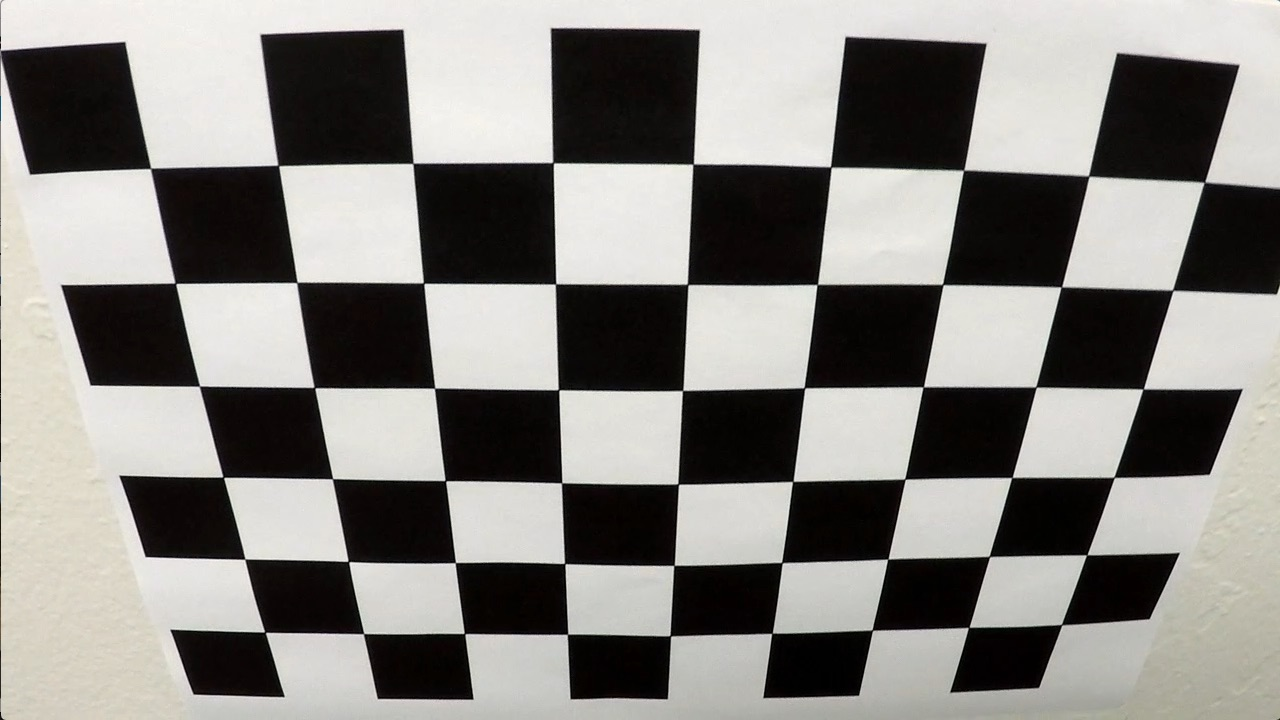
#> input picture camera_cal/test_image.jpg, 1280 x 720 px
$ jupyter execute --allow-errors NoteBook1.ipynb   (shell and % lines are left out)
#> lines starting #> are read from the running program, lines starting #| are printed output that depends on the picture
[cell 1]
import numpy as np
import cv2
import glob
import matplotlib.pyplot as plt
from mpl_toolkits.axes_grid1 import ImageGrid


# prepare object points, like (0,0,0), (1,0,0), (2,0,0) ....,(8,5,0)
objp = np.zeros((6*9,3), np.float32)
objp[:,:2] = np.mgrid[0:9, 0:6].T.reshape(-1,2)

# Arrays to store object points and image points from all the images.
objpoints = [] # 3d points in real world space
imgpoints = [] # 2d points in image plane.

# Make a list of calibration images
images = glob.glob('camera_cal/calibration*.jpg')

i = 0
fig = plt.figure(1, (30, 30))
grid = ImageGrid(fig, 111,  # similar to subplot(111)
                 nrows_ncols=(7, 3),  # creates 2x2 grid of axes
                 axes_pad=0.2,  # pad between axes in inch.
                 )


print("Total images :" , len(images))
# Step through the list and search for chessboard corners
for idx, fname in enumerate(images):
    img = cv2.imread(fname)
    gray = cv2.cvtColor(img, cv2.COLOR_BGR2GRAY)

    # Find the chessboard corners
    ret, corners = cv2.findChessboardCorners(gray, (9,6), None)
    # If found, add object points, image points
    if ret == True:
        objpoints.append(objp)
        imgpoints.append(corners)
        # Draw and display the corners
        cv2.drawChessboardCorners(img, (9,6), corners, ret)
        ax = grid[i]
        ax.imshow(img)
        i = i +1
plt.show()


#cv2.destroyAllWindows()

#print(ret)
#print(corners)
print("Done")

If the above cell ran sucessfully, you should now have objpoints and imgpoints needed for camera calibration. Run the cell below to calibrate, calculate distortion coefficients, and test undistortion on an image!

[cell 2]
import pickle

# Test undistortion on an image
img = cv2.imread('camera_cal/test_image.jpg')
#> img is the input picture: shape (720, 1280, 3); mean B, G, R 128.5, 132.4, 134.4
img_size = (img.shape[1], img.shape[0])
#> img_size = (1280, 720)

# Do camera calibration given object points and image points
#> (the rest of this cell did not finish here and is left out)

## Perspective transform

[cell 3]
# [8 lines of commented-out code are left out]
dist_pickle = pickle.load( open( "camera_cal/wide_dist_pickle.p", "rb" ) )
#> (reads camera_cal/wide_dist_pickle.p from the repository)
mtx = dist_pickle["mtx"]
dist = dist_pickle["dist"]

# Read in an image
img = cv2.imread('test_images/straight_lines1.jpg')
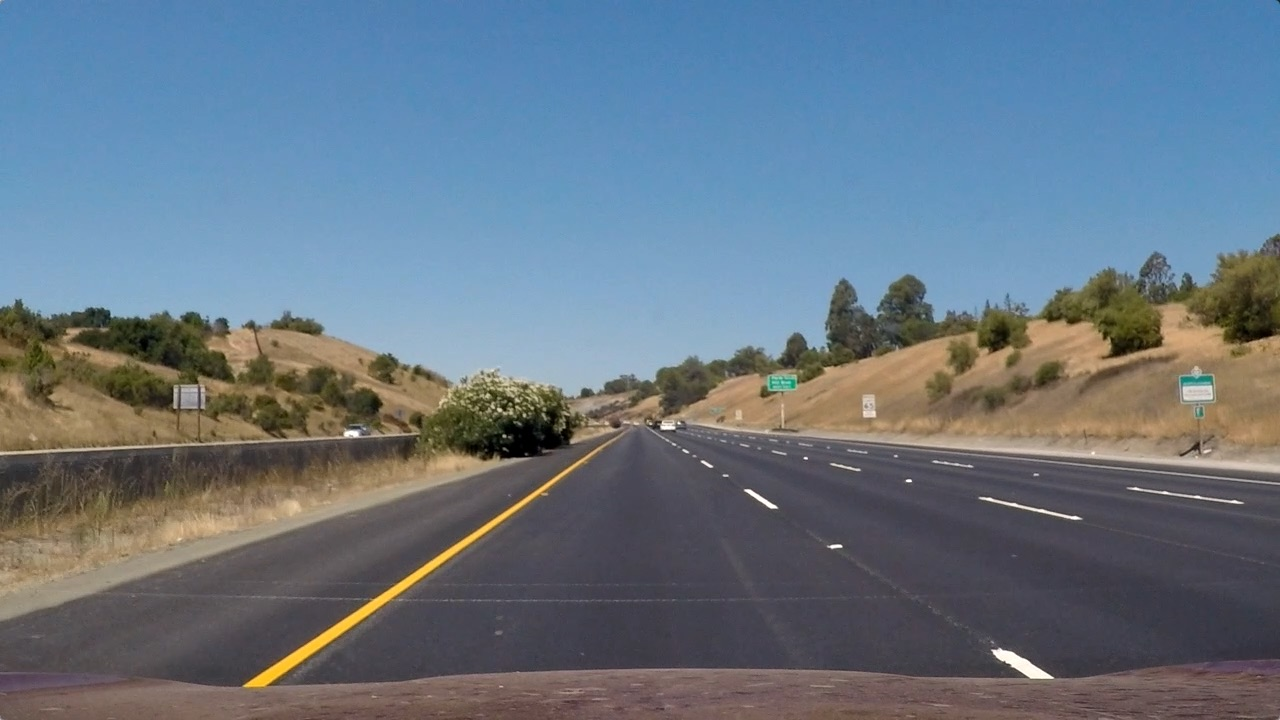
#> input picture Submit/test_images/straight_lines1.jpg, 1280 x 720 px, found by its file name
#> img is the input picture: shape (720, 1280, 3); mean B, G, R 131.2, 117.7, 103.2
nx = 9 # the number of inside corners in x
ny = 6 # the number of inside corners in y

# MODIFY THIS FUNCTION TO GENERATE OUTPUT
# THAT LOOKS LIKE THE IMAGE ABOVE

print(dist)
plt.imshow(img)

img = cv2.cvtColor(img,cv2.COLOR_BGR2RGB)

plt.figure()
plt.imshow(img)

def corners_unwarp(img, nx, ny, mtx, dist):
    # 1) Undistort using mtx and dist.
#> called with nx = 9, ny = 6, mtx = array of shape (3, 3), dist = array of shape (1, 5)
    undis = cv2.undistort(img, mtx, dist, None, mtx)
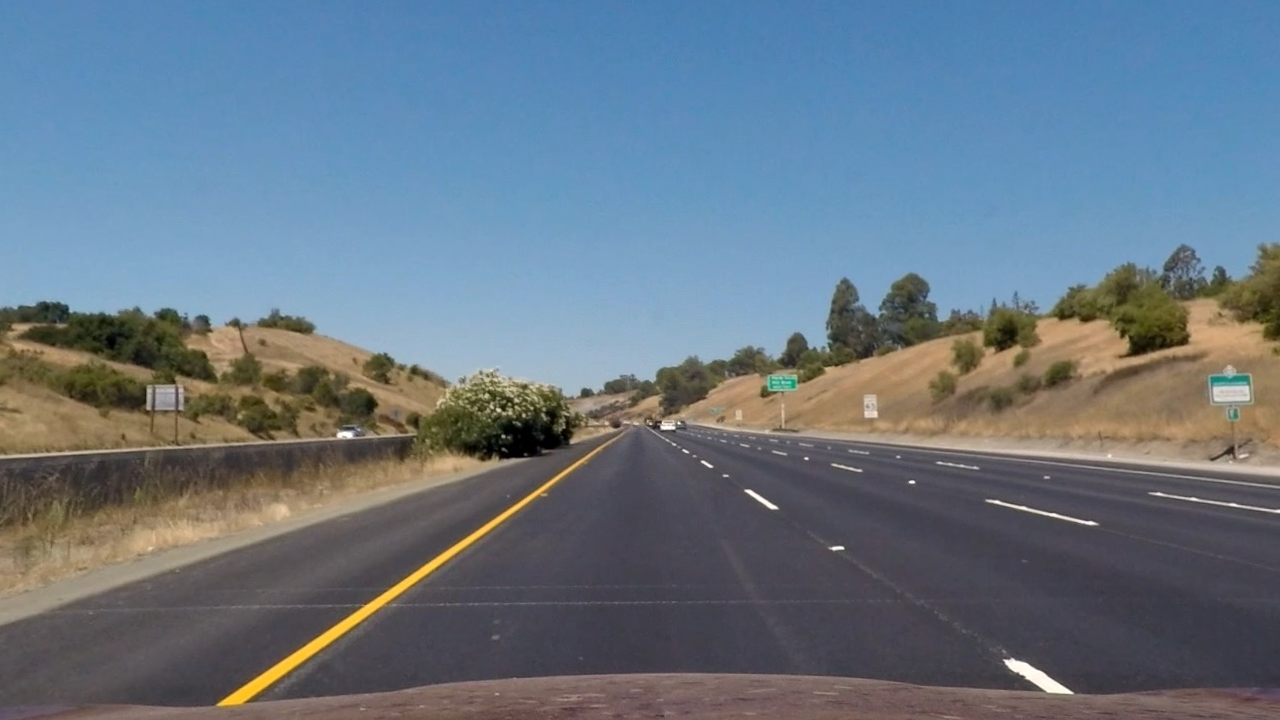
#> undis: shape (720, 1280, 3); mean R, G, B 103.6, 118.3, 131.6
    # 2) Convert to grayscale
    plt.figure()
    plt.imshow(undis)

    gray = cv2.cvtColor(undis, cv2.COLOR_BGR2GRAY)
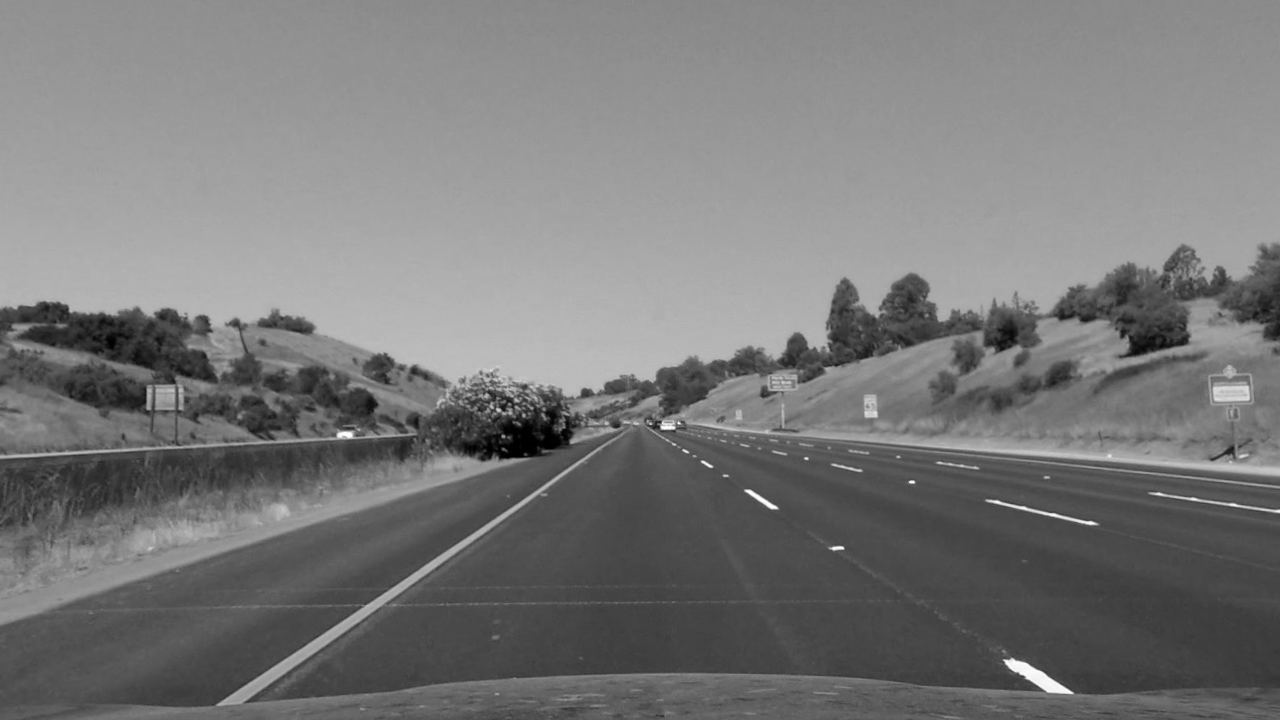
#> gray: shape (720, 1280); min 0, max 254, mean 120.6
    # 3) Find the chessboard corners
    offset=10

    src_bottom_left = [260,680]
    src_bottom_right = [1040,680]
    src_top_left = [581,460]
    src_top_right = [700,460]

    destination_bottom_left = [100,700]
    destination_bottom_right = [1000,700]
    destination_top_left = [100,50]
    destination_top_right = [1000,50]

    #src = np.float32([corners[0],corners[nx-1],corners[-1],corners[-nx]])
    src = np.float32([[src_top_left,src_top_right,src_bottom_right,src_bottom_left]])
    print(src)
    print(img.shape)
#| (720, 1280, 3)
    dst_points = np.float32([[destination_top_left,destination_top_right,destination_bottom_right,destination_bottom_left]])
    #dst_points = np.float32([[offset,offset],
    #                [img.shape[1]-offset,offset],
    #                [img.shape[1]-offset,img.shape[0]-offset],
    #                [offset,img.shape[0]-offset]])
    #dst_points = np.float32([(offset,offset),(1200-offset,offset),()])
    M = cv2.getPerspectiveTransform(src, dst_points)
    warped = cv2.warpPerspective(undis, M, (img.shape[1],img.shape[0]), flags=cv2.INTER_LINEAR)
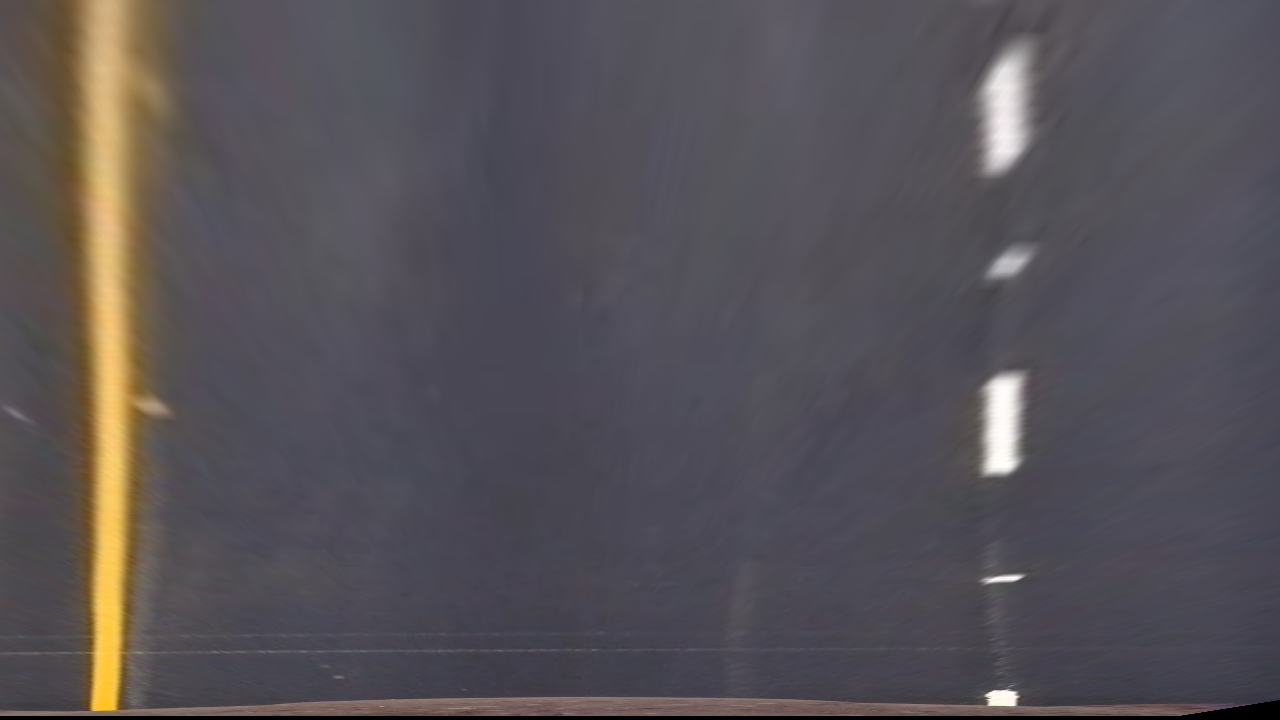
#> warped: shape (720, 1280, 3); mean R, G, B 86.6, 81.9, 86.8

    #delete the next two lines
    #M = None
    #warped = np.copy(img)
    return warped, M

top_down, perspective_M = corners_unwarp(img, nx, ny, mtx, dist)
#> perspective_M = [[-0.713, -1.28, 992.2], [1.09e-15, -1.94, 889.3], [1.63e-18, -0.00238, 1]]
f, (ax1, ax2) = plt.subplots(1, 2, figsize=(24, 9))
f.tight_layout()
ax1.imshow(img)
ax1.set_title('Original Image', fontsize=50)
ax2.imshow(top_down)
ax2.set_title('Undistorted and Warped Image', fontsize=50)
plt.subplots_adjust(left=0., right=1, top=0.9, bottom=0.)
